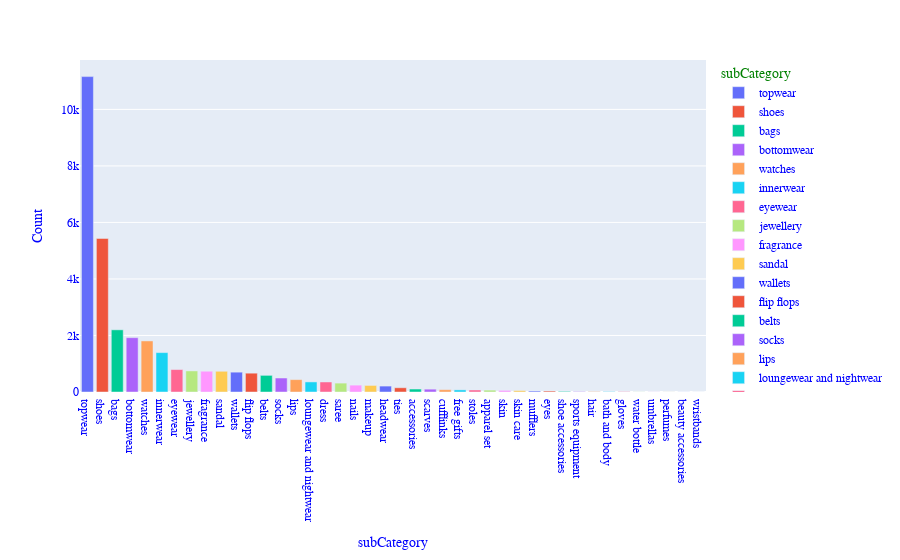

Notebook source saved alongside this figure:
### Code cell
def bar_plot(df,col):

    fig = px.bar(df,
        x = df[col].value_counts().keys(), 
        y = df[col].value_counts().values,
        color= df[col].value_counts().keys()
    )
    fig.update_layout(
    xaxis_title= col,
    yaxis_title="Count",
    legend_title=col,
    font_family="Courier New",
    font_color="blue",
    title_font_family="Times New Roman",
    title_font_color="red",
    legend_title_font_color="green"
)
    
    fig.show()
    
    
bar_plot(df,'subCategory')

### Figure 1 — Plotly figure (JSON) as saved in the notebook; plotly's stock layout.template omitted (floating-point values rounded to 4 significant figures)
{"data": [{"alignmentgroup": "True", "hovertemplate": "color=topwear<br>x=%{x}<br>y=%{y}<extra></extra>", "legendgroup": "topwear", "marker": {"color": "#636efa", "pattern": {"shape": ""}}, "name": "topwear", "offsetgroup": "topwear", "orientation": "v", "showlegend": true, "textposition": "auto", "type": "bar", "x": ["topwear"], "xaxis": "x", "y": [11160], "yaxis": "y"}, {"alignmentgroup": "True", "hovertemplate": "color=shoes<br>x=%{x}<br>y=%{y}<extra></extra>", "legendgroup": "shoes", "marker": {"color": "#EF553B", "pattern": {"shape": ""}}, "name": "shoes", "offsetgroup": "shoes", "orientation": "v", "showlegend": true, "textposition": "auto", "type": "bar", "x": ["shoes"], "xaxis": "x", "y": [5433], "yaxis": "y"}, {"alignmentgroup": "True", "hovertemplate": "color=bags<br>x=%{x}<br>y=%{y}<extra></extra>", "legendgroup": "bags", "marker": {"color": "#00cc96", "pattern": {"shape": ""}}, "name": "bags", "offsetgroup": "bags", "orientation": "v", "showlegend": true, "textposition": "auto", "type": "bar", "x": ["bags"], "xaxis": "x", "y": [2200], "yaxis": "y"}, {"alignmentgroup": "True", "hovertemplate": "color=bottomwear<br>x=%{x}<br>y=%{y}<extra></extra>", "legendgroup": "bottomwear", "marker": {"color": "#ab63fa", "pattern": {"shape": ""}}, "name": "bottomwear", "offsetgroup": "bottomwear", "orientation": "v", "showlegend": true, "textposition": "auto", "type": "bar", "x": ["bottomwear"], "xaxis": "x", "y": [1922], "yaxis": "y"}, {"alignmentgroup": "True", "hovertemplate": "color=watches<br>x=%{x}<br>y=%{y}<extra></extra>", "legendgroup": "watches", "marker": {"color": "#FFA15A", "pattern": {"shape": ""}}, "name": "watches", "offsetgroup": "watches", "orientation": "v", "showlegend": true, "textposition": "auto", "type": "bar", "x": ["watches"], "xaxis": "x", "y": [1807], "yaxis": "y"}, {"alignmentgroup": "True", "hovertemplate": "color=innerwear<br>x=%{x}<br>y=%{y}<extra></extra>", "legendgroup": "innerwear", "marker": {"color": "#19d3f3", "pattern": {"shape": ""}}, "name": "innerwear", "offsetgroup": "innerwear", "orientation": "v", "showlegend": true, "textposition": "auto", "type": "bar", "x": ["innerwear"], "xaxis": "x", "y": [1394], "yaxis": "y"}, {"alignmentgroup": "True", "hovertemplate": "color=eyewear<br>x=%{x}<br>y=%{y}<extra></extra>", "legendgroup": "eyewear", "marker": {"color": "#FF6692", "pattern": {"shape": ""}}, "name": "eyewear", "offsetgroup": "eyewear", "orientation": "v", "showlegend": true, "textposition": "auto", "type": "bar", "x": ["eyewear"], "xaxis": "x", "y": [794], "yaxis": "y"}, {"alignmentgroup": "True", "hovertemplate": "color=jewellery<br>x=%{x}<br>y=%{y}<extra></extra>", "legendgroup": "jewellery", "marker": {"color": "#B6E880", "pattern": {"shape": ""}}, "name": "jewellery", "offsetgroup": "jewellery", "orientation": "v", "showlegend": true, "textposition": "auto", "type": "bar", "x": ["jewellery"], "xaxis": "x", "y": [746], "yaxis": "y"}, {"alignmentgroup": "True", "hovertemplate": "color=fragrance<br>x=%{x}<br>y=%{y}<extra></extra>", "legendgroup": "fragrance", "marker": {"color": "#FF97FF", "pattern": {"shape": ""}}, "name": "fragrance", "offsetgroup": "fragrance", "orientation": "v", "showlegend": true, "textposition": "auto", "type": "bar", "x": ["fragrance"], "xaxis": "x", "y": [735], "yaxis": "y"}, {"alignmentgroup": "True", "hovertemplate": "color=sandal<br>x=%{x}<br>y=%{y}<extra></extra>", "legendgroup": "sandal", "marker": {"color": "#FECB52", "pattern": {"shape": ""}}, "name": "sandal", "offsetgroup": "sandal", "orientation": "v", "showlegend": true, "textposition": "auto", "type": "bar", "x": ["sandal"], "xaxis": "x", "y": [733], "yaxis": "y"}, {"alignmentgroup": "True", "hovertemplate": "color=wallets<br>x=%{x}<br>y=%{y}<extra></extra>", "legendgroup": "wallets", "marker": {"color": "#636efa", "pattern": {"shape": ""}}, "name": "wallets", "offsetgroup": "wallets", "orientation": "v", "showlegend": true, "textposition": "auto", "type": "bar", "x": ["wallets"], "xaxis": "x", "y": [702], "yaxis": "y"}, {"alignmentgroup": "True", "hovertemplate": "color=flip flops<br>x=%{x}<br>y=%{y}<extra></extra>", "legendgroup": "flip flops", "marker": {"color": "#EF553B", "pattern": {"shape": ""}}, "name": "flip flops", "offsetgroup": "flip flops", "orientation": "v", "showlegend": true, "textposition": "auto", "type": "bar", "x": ["flip flops"], "xaxis": "x", "y": [666], "yaxis": "y"}, {"alignmentgroup": "True", "hovertemplate": "color=belts<br>x=%{x}<br>y=%{y}<extra></extra>", "legendgroup": "belts", "marker": {"color": "#00cc96", "pattern": {"shape": ""}}, "name": "belts", "offsetgroup": "belts", "orientation": "v", "showlegend": true, "textposition": "auto", "type": "bar", "x": ["belts"], "xaxis": "x", "y": [589], "yaxis": "y"}, {"alignmentgroup": "True", "hovertemplate": "color=socks<br>x=%{x}<br>y=%{y}<extra></extra>", "legendgroup": "socks", "marker": {"color": "#ab63fa", "pattern": {"shape": ""}}, "name": "socks", "offsetgroup": "socks", "orientation": "v", "showlegend": true, "textposition": "auto", "type": "bar", "x": ["socks"], "xaxis": "x", "y": [495], "yaxis": "y"}, {"alignmentgroup": "True", "hovertemplate": "color=lips<br>x=%{x}<br>y=%{y}<extra></extra>", "legendgroup": "lips", "marker": {"color": "#FFA15A", "pattern": {"shape": ""}}, "name": "lips", "offsetgroup": "lips", "orientation": "v", "showlegend": true, "textposition": "auto", "type": "bar", "x": ["lips"], "xaxis": "x", "y": [438], "yaxis": "y"}, {"alignmentgroup": "True", "hovertemplate": "color=loungewear and nightwear<br>x=%{x}<br>y=%{y}<extra></extra>", "legendgroup": "loungewear and nightwear", "marker": {"color": "#19d3f3", "pattern": {"shape": ""}}, "name": "loungewear and nightwear", "offsetgroup": "loungewear and nightwear", "orientation": "v", "showlegend": true, "textposition": "auto", "type": "bar", "x": ["loungewear and nightwear"], "xaxis": "x", "y": [357], "yaxis": "y"}, {"alignmentgroup": "True", "hovertemplate": "color=dress<br>x=%{x}<br>y=%{y}<extra></extra>", "legendgroup": "dress", "marker": {"color": "#FF6692", "pattern": {"shape": ""}}, "name": "dress", "offsetgroup": "dress", "orientation": "v", "showlegend": true, "textposition": "auto", "type": "bar", "x": ["dress"], "xaxis": "x", "y": [355], "yaxis": "y"}, {"alignmentgroup": "True", "hovertemplate": "color=saree<br>x=%{x}<br>y=%{y}<extra></extra>", "legendgroup": "saree", "marker": {"color": "#B6E880", "pattern": {"shape": ""}}, "name": "saree", "offsetgroup": "saree", "orientation": "v", "showlegend": true, "textposition": "auto", "type": "bar", "x": ["saree"], "xaxis": "x", "y": [315], "yaxis": "y"}, {"alignmentgroup": "True", "hovertemplate": "color=nails<br>x=%{x}<br>y=%{y}<extra></extra>", "legendgroup": "nails", "marker": {"color": "#FF97FF", "pattern": {"shape": ""}}, "name": "nails", "offsetgroup": "nails", "orientation": "v", "showlegend": true, "textposition": "auto", "type": "bar", "x": ["nails"], "xaxis": "x", "y": [243], "yaxis": "y"}, {"alignmentgroup": "True", "hovertemplate": "color=makeup<br>x=%{x}<br>y=%{y}<extra></extra>", "legendgroup": "makeup", "marker": {"color": "#FECB52", "pattern": {"shape": ""}}, "name": "makeup", "offsetgroup": "makeup", "orientation": "v", "showlegend": true, "textposition": "auto", "type": "bar", "x": ["makeup"], "xaxis": "x", "y": [232], "yaxis": "y"}, {"alignmentgroup": "True", "hovertemplate": "color=headwear<br>x=%{x}<br>y=%{y}<extra></extra>", "legendgroup": "headwear", "marker": {"color": "#636efa", "pattern": {"shape": ""}}, "name": "headwear", "offsetgroup": "headwear", "orientation": "v", "showlegend": true, "textposition": "auto", "type": "bar", "x": ["headwear"], "xaxis": "x", "y": [209], "yaxis": "y"}, {"alignmentgroup": "True", "hovertemplate": "color=ties<br>x=%{x}<br>y=%{y}<extra></extra>", "legendgroup": "ties", "marker": {"color": "#EF553B", "pattern": {"shape": ""}}, "name": "ties", "offsetgroup": "ties", "orientation": "v", "showlegend": true, "textposition": "auto", "type": "bar", "x": ["ties"], "xaxis": "x", "y": [150], "yaxis": "y"}, {"alignmentgroup": "True", "hovertemplate": "color=accessories<br>x=%{x}<br>y=%{y}<extra></extra>", "legendgroup": "accessories", "marker": {"color": "#00cc96", "pattern": {"shape": ""}}, "name": "accessories", "offsetgroup": "accessories", "orientation": "v", "showlegend": true, "textposition": "auto", "type": "bar", "x": ["accessories"], "xaxis": "x", "y": [105], "yaxis": "y"}, {"alignmentgroup": "True", "hovertemplate": "color=scarves<br>x=%{x}<br>y=%{y}<extra></extra>", "legendgroup": "scarves", "marker": {"color": "#ab63fa", "pattern": {"shape": ""}}, "name": "scarves", "offsetgroup": "scarves", "orientation": "v", "showlegend": true, "textposition": "auto", "type": "bar", "x": ["scarves"], "xaxis": "x", "y": [100], "yaxis": "y"}, {"alignmentgroup": "True", "hovertemplate": "color=cufflinks<br>x=%{x}<br>y=%{y}<extra></extra>", "legendgroup": "cufflinks", "marker": {"color": "#FFA15A", "pattern": {"shape": ""}}, "name": "cufflinks", "offsetgroup": "cufflinks", "orientation": "v", "showlegend": true, "textposition": "auto", "type": "bar", "x": ["cufflinks"], "xaxis": "x", "y": [82], "yaxis": "y"}, {"alignmentgroup": "True", "hovertemplate": "color=free gifts<br>x=%{x}<br>y=%{y}<extra></extra>", "legendgroup": "free gifts", "marker": {"color": "#19d3f3", "pattern": {"shape": ""}}, "name": "free gifts", "offsetgroup": "free gifts", "orientation": "v", "showlegend": true, "textposition": "auto", "type": "bar", "x": ["free gifts"], "xaxis": "x", "y": [75], "yaxis": "y"}, {"alignmentgroup": "True", "hovertemplate": "color=stoles<br>x=%{x}<br>y=%{y}<extra></extra>", "legendgroup": "stoles", "marker": {"color": "#FF6692", "pattern": {"shape": ""}}, "name": "stoles", "offsetgroup": "stoles", "orientation": "v", "showlegend": true, "textposition": "auto", "type": "bar", "x": ["stoles"], "xaxis": "x", "y": [71], "yaxis": "y"}, {"alignmentgroup": "True", "hovertemplate": "color=apparel set<br>x=%{x}<br>y=%{y}<extra></extra>", "legendgroup": "apparel set", "marker": {"color": "#B6E880", "pattern": {"shape": ""}}, "name": "apparel set", "offsetgroup": "apparel set", "orientation": "v", "showlegend": true, "textposition": "auto", "type": "bar", "x": ["apparel set"], "xaxis": "x", "y": [67], "yaxis": "y"}, {"alignmentgroup": "True", "hovertemplate": "color=skin<br>x=%{x}<br>y=%{y}<extra></extra>", "legendgroup": "skin", "marker": {"color": "#FF97FF", "pattern": {"shape": ""}}, "name": "skin", "offsetgroup": "skin", "orientation": "v", "showlegend": true, "textposition": "auto", "type": "bar", "x": ["skin"], "xaxis": "x", "y": [57], "yaxis": "y"}, {"alignmentgroup": "True", "hovertemplate": "color=skin care<br>x=%{x}<br>y=%{y}<extra></extra>", "legendgroup": "skin care", "marker": {"color": "#FECB52", "pattern": {"shape": ""}}, "name": "skin care", "offsetgroup": "skin care", "orientation": "v", "showlegend": true, "textposition": "auto", "type": "bar", "x": ["skin care"], "xaxis": "x", "y": [49], "yaxis": "y"}, {"alignmentgroup": "True", "hovertemplate": "color=mufflers<br>x=%{x}<br>y=%{y}<extra></extra>", "legendgroup": "mufflers", "marker": {"color": "#636efa", "pattern": {"shape": ""}}, "name": "mufflers", "offsetgroup": "mufflers", "orientation": "v", "showlegend": true, "textposition": "auto", "type": "bar", "x": ["mufflers"], "xaxis": "x", "y": [34], "yaxis": "y"}, {"alignmentgroup": "True", "hovertemplate": "color=eyes<br>x=%{x}<br>y=%{y}<extra></extra>", "legendgroup": "eyes", "marker": {"color": "#EF553B", "pattern": {"shape": ""}}, "name": "eyes", "offsetgroup": "eyes", "orientation": "v", "showlegend": true, "textposition": "auto", "type": "bar", "x": ["eyes"], "xaxis": "x", "y": [34], "yaxis": "y"}, {"alignmentgroup": "True", "hovertemplate": "color=shoe accessories<br>x=%{x}<br>y=%{y}<extra></extra>", "legendgroup": "shoe accessories", "marker": {"color": "#00cc96", "pattern": {"shape": ""}}, "name": "shoe accessories", "offsetgroup": "shoe accessories", "orientation": "v", "showlegend": true, "textposition": "auto", "type": "bar", "x": ["shoe accessories"], "xaxis": "x", "y": [22], "yaxis": "y"}, {"alignmentgroup": "True", "hovertemplate": "color=sports equipment<br>x=%{x}<br>y=%{y}<extra></extra>", "legendgroup": "sports equipment", "marker": {"color": "#ab63fa", "pattern": {"shape": ""}}, "name": "sports equipment", "offsetgroup": "sports equipment", "orientation": "v", "showlegend": true, "textposition": "auto", "type": "bar", "x": ["sports equipment"], "xaxis": "x", "y": [14], "yaxis": "y"}, {"alignmentgroup": "True", "hovertemplate": "color=hair<br>x=%{x}<br>y=%{y}<extra></extra>", "legendgroup": "hair", "marker": {"color": "#FFA15A", "pattern": {"shape": ""}}, "name": "hair", "offsetgroup": "hair", "orientation": "v", "showlegend": true, "textposition": "auto", "type": "bar", "x": ["hair"], "xaxis": "x", "y": [14], "yaxis": "y"}, {"alignmentgroup": "True", "hovertemplate": "color=bath and body<br>x=%{x}<br>y=%{y}<extra></extra>", "legendgroup": "bath and body", "marker": {"color": "#19d3f3", "pattern": {"shape": ""}}, "name": "bath and body", "offsetgroup": "bath and body", "orientation": "v", "showlegend": true, "textposition": "auto", "type": "bar", "x": ["bath and body"], "xaxis": "x", "y": [14], "yaxis": "y"}, {"alignmentgroup": "True", "hovertemplate": "color=gloves<br>x=%{x}<br>y=%{y}<extra></extra>", "legendgroup": "gloves", "marker": {"color": "#FF6692", "pattern": {"shape": ""}}, "name": "gloves", "offsetgroup": "gloves", "orientation": "v", "showlegend": true, "textposition": "auto", "type": "bar", "x": ["gloves"], "xaxis": "x", "y": [13], "yaxis": "y"}, {"alignmentgroup": "True", "hovertemplate": "color=water bottle<br>x=%{x}<br>y=%{y}<extra></extra>", "legendgroup": "water bottle", "marker": {"color": "#B6E880", "pattern": {"shape": ""}}, "name": "water bottle", "offsetgroup": "water bottle", "orientation": "v", "showlegend": true, "textposition": "auto", "type": "bar", "x": ["water bottle"], "xaxis": "x", "y": [4], "yaxis": "y"}, {"alignmentgroup": "True", "hovertemplate": "color=umbrellas<br>x=%{x}<br>y=%{y}<extra></extra>", "legendgroup": "umbrellas", "marker": {"color": "#FF97FF", "pattern": {"shape": ""}}, "name": "umbrellas", "offsetgroup": "umbrellas", "orientation": "v", "showlegend": true, "textposition": "auto", "type": "bar", "x": ["umbrellas"], "xaxis": "x", "y": [4], "yaxis": "y"}, {"alignmentgroup": "True", "hovertemplate": "color=perfumes<br>x=%{x}<br>y=%{y}<extra></extra>", "legendgroup": "perfumes", "marker": {"color": "#FECB52", "pattern": {"shape": ""}}, "name": "perfumes", "offsetgroup": "perfumes", "orientation": "v", "showlegend": true, "textposition": "auto", "type": "bar", "x": ["perfumes"], "xaxis": "x", "y": [2], "yaxis": "y"}, {"alignmentgroup": "True", "hovertemplate": "color=beauty accessories<br>x=%{x}<br>y=%{y}<extra></extra>", "legendgroup": "beauty accessories", "marker": {"color": "#636efa", "pattern": {"shape": ""}}, "name": "beauty accessories", "offsetgroup": "beauty accessories", "orientation": "v", "showlegend": true, "textposition": "auto", "type": "bar", "x": ["beauty accessories"], "xaxis": "x", "y": [2], "yaxis": "y"}, {"alignmentgroup": "True", "hovertemplate": "color=wristbands<br>x=%{x}<br>y=%{y}<extra></extra>", "legendgroup": "wristbands", "marker": {"color": "#EF553B", "pattern": {"shape": ""}}, "name": "wristbands", "offsetgroup": "wristbands", "orientation": "v", "showlegend": true, "textposition": "auto", "type": "bar", "x": ["wristbands"], "xaxis": "x", "y": [1], "yaxis": "y"}], "layout": {"barmode": "relative", "font": {"color": "blue", "family": "Courier New"}, "legend": {"title": {"font": {"color": "green"}, "text": "subCategory"}, "tracegroupgap": 0}, "margin": {"t": 60}, "title": {"font": {"color": "red", "family": "Times New Roman"}}, "xaxis": {"anchor": "y", "domain": [0, 1], "title": {"text": "subCategory"}}, "yaxis": {"anchor": "x", "domain": [0, 1], "title": {"text": "Count"}}}}
